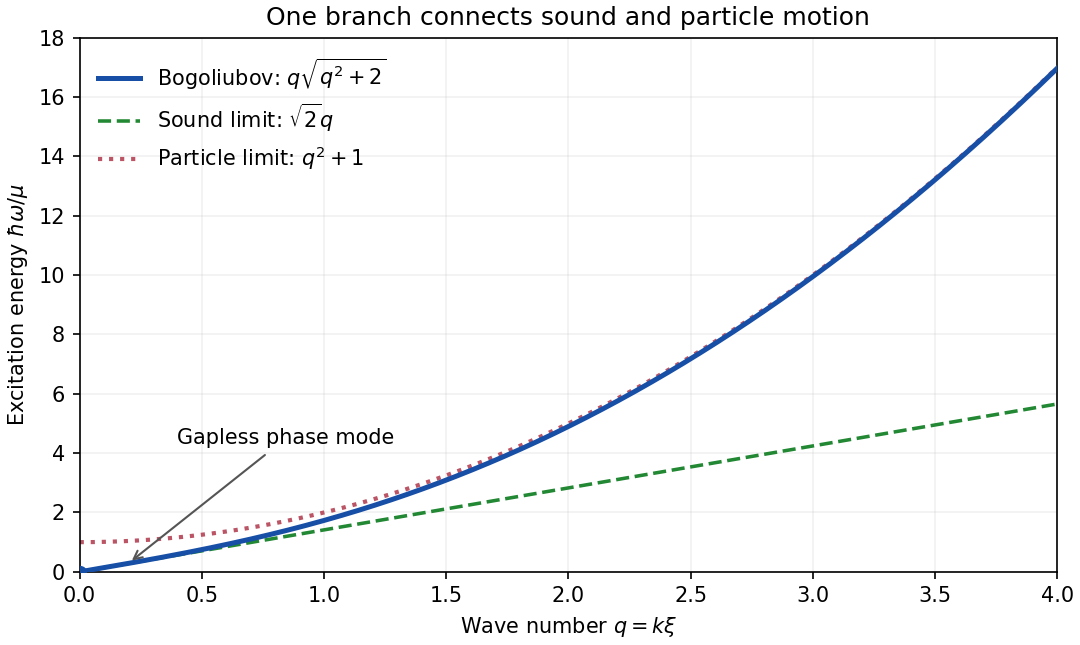

This chart was generated by the following Python code:
"""Original Bogoliubov-dispersion plot. Save the PNG in the working directory."""
from pathlib import Path
import matplotlib
matplotlib.use("Agg")
import matplotlib.pyplot as plt
import numpy as np


def main():
    q = np.linspace(0, 4, 601)
    fig, ax = plt.subplots(figsize=(7.2, 4.3), layout="constrained")
    fig.patch.set_facecolor("white")
    ax.plot(q, q * np.sqrt(q*q + 2), color="#174ea6", lw=2.4,
            label=r"Bogoliubov: $q\sqrt{q^2+2}$", zorder=3)
    ax.plot(q, np.sqrt(2)*q, "--", color="#228833", lw=1.7,
            label=r"Sound limit: $\sqrt{2}q$")
    ax.plot(q, q*q + 1, ":", color="#bb5566", lw=2,
            label=r"Particle limit: $q^2+1$")
    ax.scatter([0], [0], s=28, color="#174ea6", zorder=4)
    ax.annotate("Gapless phase mode", xy=(0.2, 0.29), xytext=(0.4, 4.3),
                arrowprops={"arrowstyle": "->", "color": "#555555"}, fontsize=10)
    ax.set(xlim=(0, 4), ylim=(0, 18), xlabel=r"Wave number $q=k\xi$",
           ylabel=r"Excitation energy $\hbar\omega/\mu$",
           title="One branch connects sound and particle motion")
    ax.legend(loc="upper left", frameon=False)
    ax.grid(alpha=0.18)
    fig.savefig(Path.cwd() / "2019-q3-condensate-dispersion.png", dpi=150, facecolor="white")
    plt.close(fig)


if __name__ == "__main__":
    main()
